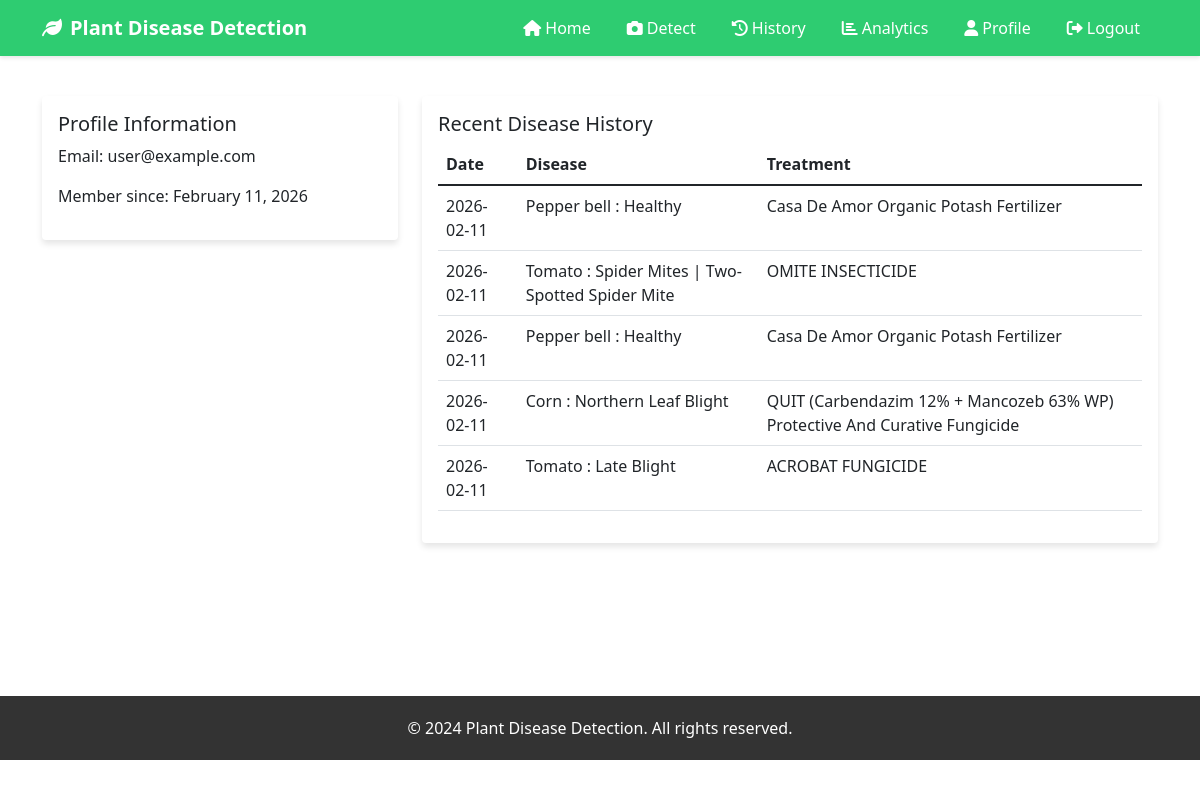
The page /profile (signed in) on the database its author committed.
### models.py (models this page shows)
class User(UserMixin, db.Model):
    id = db.Column(db.Integer, primary_key=True)
    email = db.Column(db.String(120), unique=True)
    password_hash = db.Column(db.String(128))
    created_at = db.Column(db.DateTime, default=datetime.utcnow)
    disease_history = db.relationship('DiseaseHistory', backref='user', lazy=True)

class DiseaseHistory(db.Model):
    id = db.Column(db.Integer, primary_key=True)
    user_id = db.Column(db.Integer, db.ForeignKey('user.id'), nullable=False)
    disease_name = db.Column(db.String(200))
    plant_image_url = db.Column(db.String(500))
    diagnosis_date = db.Column(db.DateTime, default=datetime.utcnow)
    treatment_applied = db.Column(db.String(500))
    success_rate = db.Column(db.Integer)
    notes = db.Column(db.Text)

### app.py (the view)
@app.route('/profile')
@login_required
def profile():
    user = current_user
    history = DiseaseHistory.query.filter_by(user_id=user.id).all()
    return render_template('profile.html', user=user, history=history)

### app.py (called while the page is built)
@login_manager.user_loader
def load_user(user_id):
    return User.query.get(int(user_id))

### templates/profile.html
{% extends "base.html" %}
{% block content %}
<div class="container">
    <div class="row">
        <div class="col-md-4">
            <div class="card">
                <div class="card-body">
                    <h5 class="card-title">Profile Information</h5>
                    <p>Email: {{ user.email }}</p>
                    <p>Member since: {{ user.created_at.strftime('%B %d, %Y') }}</p>
                </div>
            </div>
        </div>
        <div class="col-md-8">
            <div class="card">
                <div class="card-body">
                    <h5 class="card-title">Recent Disease History</h5>
                    <div class="table-responsive">
                        <table class="table">
                            <thead>
                                <tr>
                                    <th>Date</th>
                                    <th>Disease</th>
                                    <th>Treatment</th>
                                </tr>
                            </thead>
                            <tbody>
                                {% for entry in history[:5] %}
                                <tr>
                                    <td>{{ entry.diagnosis_date.strftime('%Y-%m-%d') }}</td>
                                    <td>{{ entry.disease_name }}</td>
                                    <td>{{ entry.treatment_applied }}</td>
                                </tr>
                                {% endfor %}
                            </tbody>
                        </table>
                    </div>
                </div>
            </div>
        </div>
    </div>
</div>
{% endblock %}

### templates/base.html (shortened to what this page needs)
<!DOCTYPE html>
<html lang="en">
<head>
    <link href="https://cdn.jsdelivr.net/npm/bootstrap@5.1.3/dist/css/bootstrap.min.css" rel="stylesheet">
    <link rel="stylesheet" href="https://cdnjs.cloudflare.com/ajax/libs/font-awesome/6.0.0/css/all.min.css">
</head>
<body>
    <nav class="navbar navbar-expand-lg navbar-dark">
        <div class="container">
            <a class="navbar-brand" href="/">
                <i class="fas fa-leaf me-2"></i>Plant Disease Detection
            </a>
            <div class="collapse navbar-collapse" id="navbarNav">
                <ul class="navbar-nav ms-auto">
                    {% if current_user.is_authenticated %}
                    <li class="nav-item">
                        <a class="nav-link" href="/"><i class="fas fa-home me-1"></i>Home</a>
                    </li>
                    <li class="nav-item">
                        <a class="nav-link" href="/detect"><i class="fas fa-camera me-1"></i>Detect</a>
                    </li>
                    <li class="nav-item">
                        <a class="nav-link" href="/history"><i class="fas fa-history me-1"></i>History</a>
                    </li>
                    <li class="nav-item">
                        <a class="nav-link" href="/analytics"><i class="fas fa-chart-bar me-1"></i>Analytics</a>
                    </li>
                    <li class="nav-item">
                        <a class="nav-link" href="/profile"><i class="fas fa-user me-1"></i>Profile</a>
                    </li>
                    <li class="nav-item">
                        <a class="nav-link" href="/logout"><i class="fas fa-sign-out-alt me-1"></i>Logout</a>
                    </li>
                    {% endif %}
                </ul>
            </div>
        </div>
    </nav>
    <div class="main-container">
        {% block content %}{% endblock %}
    </div>
    <footer class="footer">
        <div class="container text-center">
            <p class="mb-0">© 2024 Plant Disease Detection. All rights reserved.</p>
        </div>
    </footer>
</body>
</html>

### templates/base.html (style rules this page uses)
:root { --primary-color: #2ecc71; --secondary-color: #27ae60; }
.navbar { background-color: var(--primary-color); box-shadow: 0 2px 4px rgba(0,0,0,0.1); }
.navbar-brand { font-weight: bold; color: white !important; }
.nav-link { color: white !important; margin: 0 10px; transition: all 0.3s ease; }
.main-container { min-height: calc(100vh - 160px); padding: 40px 0; }
.footer { background-color: #333; color: white; padding: 20px 0; margin-top: auto; }
.card { border: none; box-shadow: 0 4px 6px rgba(0,0,0,0.1); transition: transform 0.3s ease; }

### rows shown on the page
User: email "user@example.com", created_at "February 11, 2026"
DiseaseHistory: diagnosis_date "2026-02-11", disease_name "Pepper bell : Healthy", treatment_applied "Casa De Amor Organic Potash Fertilizer"
DiseaseHistory: diagnosis_date "2026-02-11", disease_name "Tomato : Spider Mites | Two-Spotted Spider Mite", treatment_applied "OMITE INSECTICIDE"
DiseaseHistory: diagnosis_date "2026-02-11", disease_name "Pepper bell : Healthy", treatment_applied "Casa De Amor Organic Potash Fertilizer"
DiseaseHistory: diagnosis_date "2026-02-11", disease_name "Corn : Northern Leaf Blight", treatment_applied "QUIT (Carbendazim 12% + Mancozeb 63% WP) Protective And Curative Fungicide"
DiseaseHistory: diagnosis_date "2026-02-11", disease_name "Tomato : Late Blight", treatment_applied "ACROBAT FUNGICIDE"
